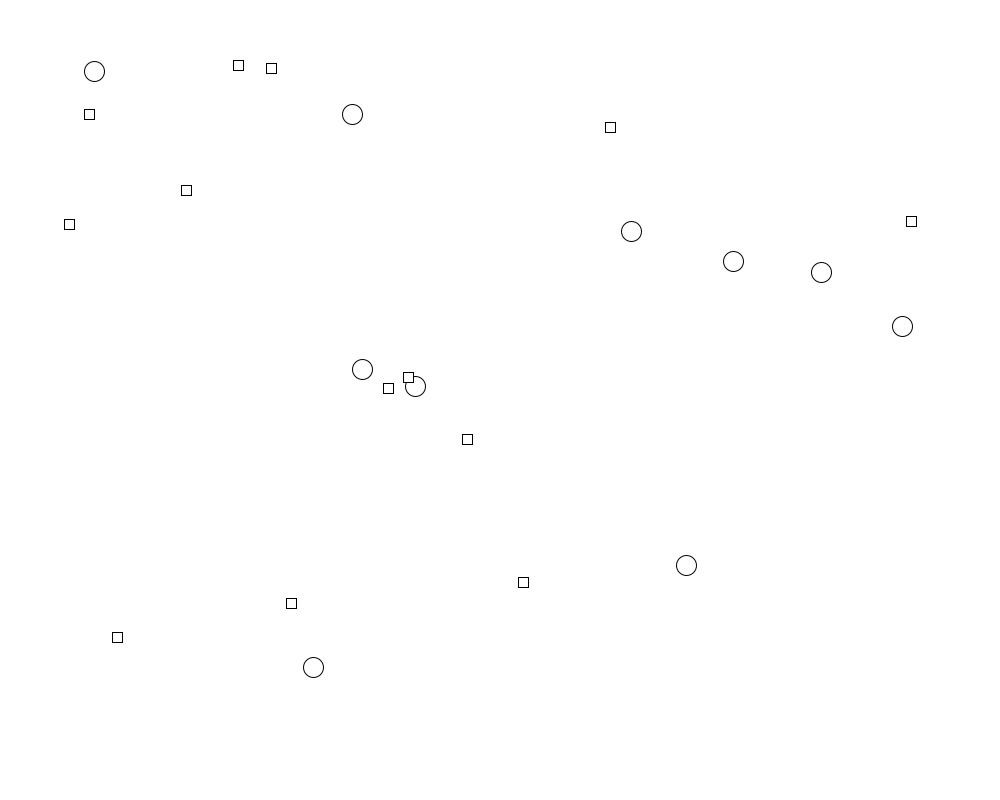
Frame 1 (no input)
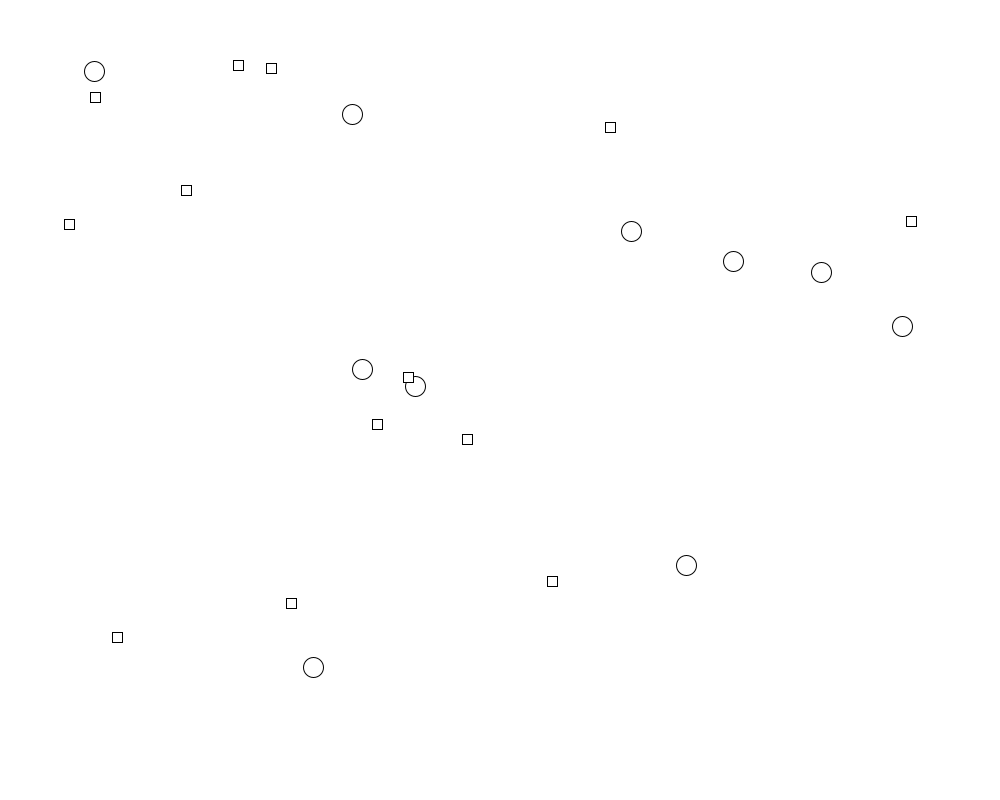
Frame 60 (the mouse pressed at the canvas centre just before this capture)
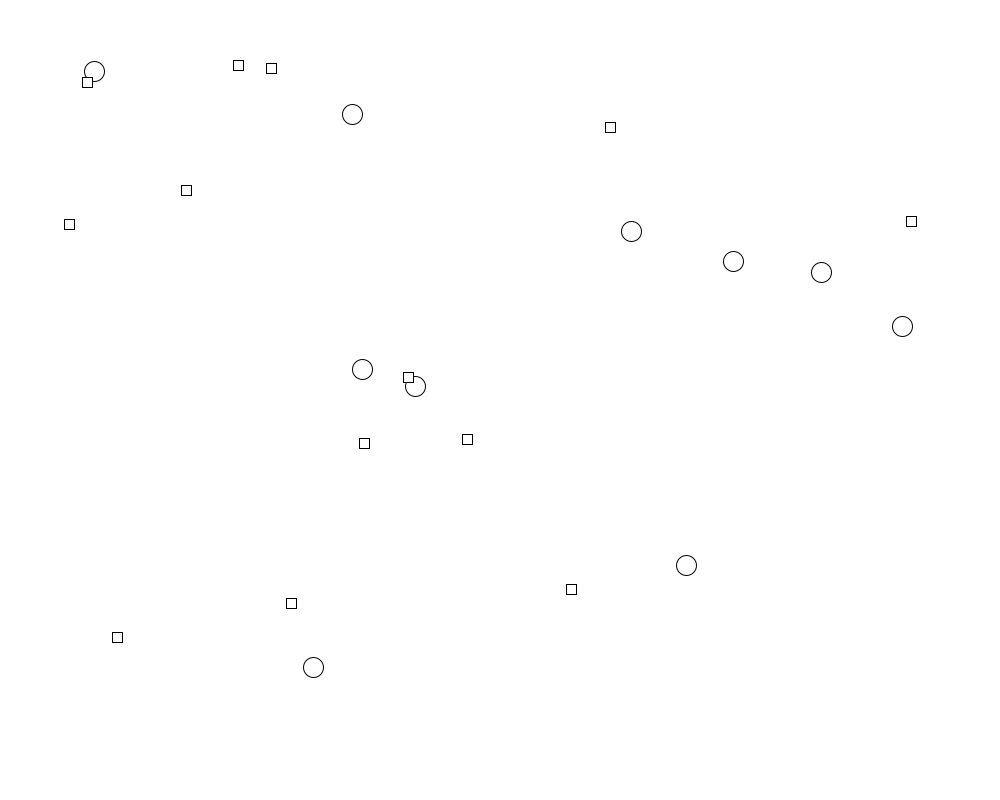
Frame 120 (the mouse held since frame 60 and released just before this capture)

The Processing sketch that drew these frames (run headless with seeded random() and noise(); from frame 60 on, the mouse is pressed at the canvas centre):

// Processing sketch: thing
// ── thing.pde
interface Displayable {
  void display();
}

interface Moveable {
  void move();
}

abstract class Thing implements Displayable {
  float x, y;//Position of the Thing

  Thing(float x, float y) {
    this.x = x;
    this.y = y;
  }
  abstract void display();
}

class Rock extends Thing {
  Rock(float x, float y) {
    super(x, y);
  }

  void display() {
          fill(255);
          rect(x, y, 10, 10);
  }
}

public class LivingRock extends Rock implements Moveable {
  LivingRock(float x, float y) {
    super(x, y);
  }
  void move() {
    this.x += random(-1, 1)*5.0;
    this.y += random(-1, 1)*5.0;
  }
}

class Ball extends Thing implements Moveable {
  Ball(float x, float y) {

    super(x, y);
  }

  void display() {
          fill(255);
          circle(x, y, 20);
  }

  void move() {
    /* ONE PERSON WRITE THIS */
  }
}

/*DO NOT EDIT THE REST OF THIS */

ArrayList<Displayable> thingsToDisplay;
ArrayList<Moveable> thingsToMove;

void setup() {
  size(1000, 800);

  thingsToDisplay = new ArrayList<Displayable>();
  thingsToMove = new ArrayList<Moveable>();
  for (int i = 0; i < 10; i++) {
    Ball b = new Ball(50+random(width-100), 50+random(height-100));
    thingsToDisplay.add(b);
    thingsToMove.add(b);
    Rock r = new Rock(50+random(width-100), 50+random(height-100));
    thingsToDisplay.add(r);
  }
  for (int i = 0; i < 3; i++) {
    LivingRock m = new LivingRock(50+random(width-100), 50+random(height-100));
    thingsToDisplay.add(m);
    thingsToMove.add(m);
  }
}
void draw() {
  background(255);

  for (Displayable thing : thingsToDisplay) {
    thing.display();
  }
  for (Moveable thing : thingsToMove) {
    thing.move();
  }
}
